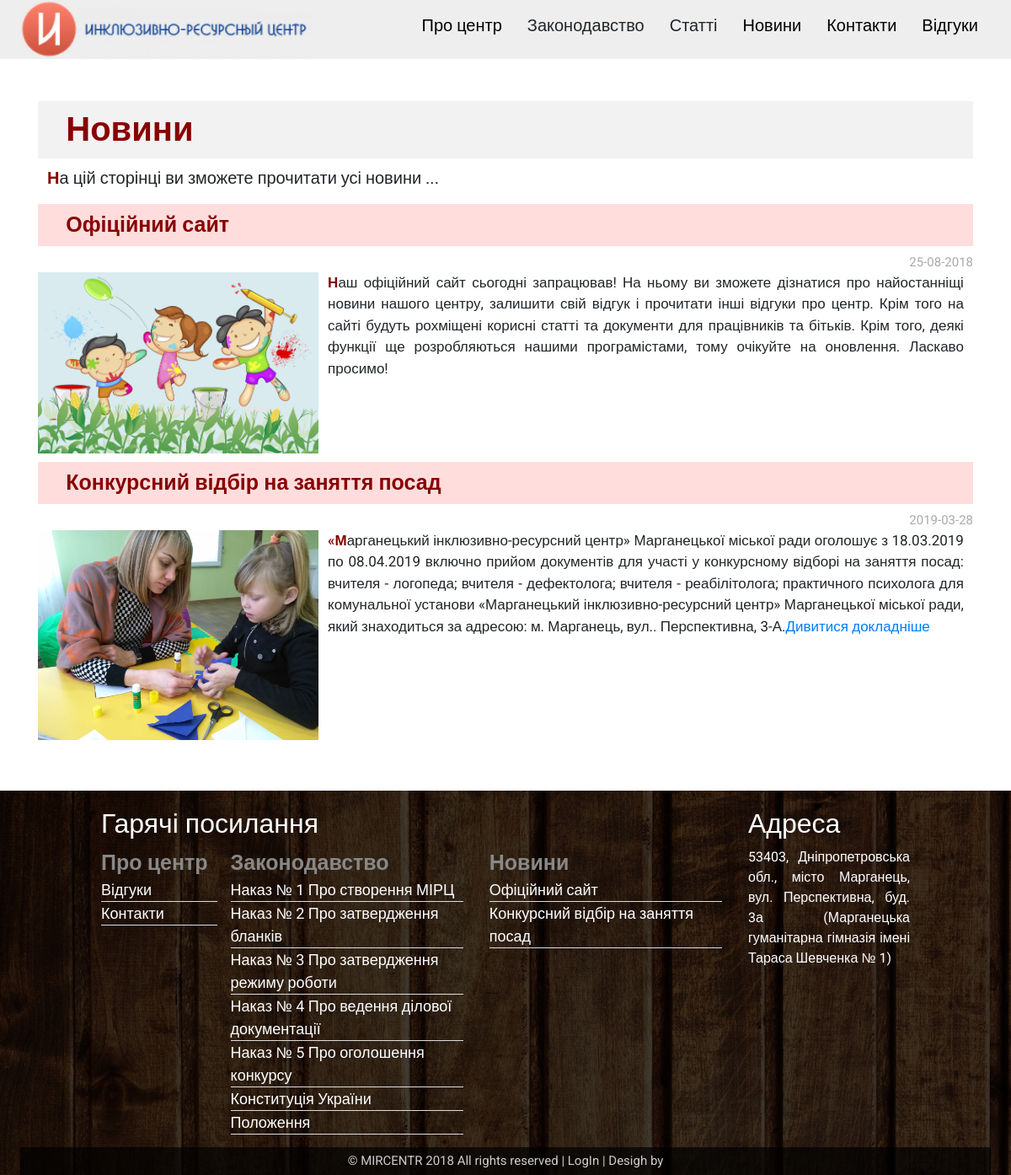
Page /news on the committed database.
### tables this page shows
CREATE TABLE `news` (
  `id` int(11) NOT NULL,
  `title` varchar(250) NOT NULL DEFAULT '',
  `content` text NOT NULL,
  `date` varchar(10) NOT NULL DEFAULT ''
);

CREATE TABLE `documents` (
  `id` int(11) NOT NULL,
  `title` varchar(250) NOT NULL DEFAULT '',
  `content` text NOT NULL
);

### engine/main/load.php (called while the page is built, shortened)
<?php
class Load {
	public function view($name, $vars = array()){
		$file = APPLICATION_DIR . 'views/' . $name . '.php';
		if(is_readable($file)){
			extract($vars);
	  		include($file);
	  		$content = ob_get_contents();
	  		return $content;
		}
		exit('Ошибка: Не удалось загрузить шаблон ' . $name . '!');
	}
}
?>

### application/controllers/common/footer.php (called while the page is built)
<?php
class footerController extends Controller {
	public function index() {
        $this->load->model('documents');
        $this->data['documents'] = $this->documentsModel->getDocuments();
        $this->load->model('news');
        $this->data['news'] = $this->newsModel->getNews();
        $this->load->model('contacts');
        $this->data['map'] = $this->contactsModel->getContacts(array('type' => 'map'))[0]['contact'];
        $this->data['js'] = $this->config->js;
		return $this->load->view('common/footer', $this->data);
	}
}
?>

### engine/main/action.php (called while the page is built, shortened)
<?php
class Action {
	private $registry;
	private $folder;
	private $controller;
	private $method;
	private $args;
	public function __construct($registry){
		$this->registry = $registry;
	}
	public function make($action) {
		$this->folder = null;
		$this->controller = null;
		$this->method = null;
		$this->args = null;
		$action = preg_replace("/[^\w\d\s\/]/", '', $action);
		$parts = explode('/', $action);
		$parts = array_filter($parts);
		foreach($parts as $item) {
			$fullpath = APPLICATION_DIR . 'controllers' . $this->folder . '/' . $item;
			if(is_dir($fullpath)) {
				$this->folder .= '/' . $item;
				array_shift($parts);
				continue;
			}
			elseif(is_file($fullpath . '.php')) {
				$this->controller = $item;
				array_shift($parts);
				break;
			} else break;
		}
		if(empty($this->controller)) {
			$this->controller = 'index';
		}
		if($c = array_shift($parts)) {
			$this->method = $c;
		} else {
			$this->method = 'index';
		}
	}
	public function go($commonEnable = false) {
		$controllerFile = APPLICATION_DIR . 'controllers/' . $this->folder . '/' . $this->controller . '.php';
		if($this->folder != "common" || $commonEnable == true) {
			if(is_readable($controllerFile)) {
				$controller = new $controllerClass($this->registry);
				if(is_callable(array($controller, $this->method))) {
					$this->method = $this->method;
				} else {
					$this->method = 'index';
				}
				if(empty($this->args)) {
					return call_user_func(array($controller, $this->method));
				} else {
					return call_user_func_array(array($controller, $this->method), $this->args);
				}
			}
		}
		exit('Ошибка: Не удалось загрузить контроллер ' . $this->controller . '!');
	}
}
?>

### engine/main/controller.php (called while the page is built, shortened)
<?php
abstract class Controller {
	public function getChild($child = array()) {
		foreach($child as $item) {
			$this->action->make($item);
            $this->data[basename($item)] = $this->action->go(true);
		}
	}
}
?>

### application/controllers/news/index.php (called while the page is built, shortened)
<?php
class indexController extends Controller {
	public function index() {
        $this->load->model('articles');
        $this->data['about'] = $this->articlesModel->getArticles(array('title' => 'news'))[0]['content'];
        $this->load->model('news');
        $this->data['news'] = $this->newsModel->getNews(array(), array('date' => 'DESC'));
		$this->getChild(array('common/header', 'common/footer'));
		return $this->load->view('news/index', $this->data);
	}
}
?>

### index.php (called while the page is built, shortened)
<?php
require_once(ENGINE_DIR . 'main/controller.php');
require_once(ENGINE_DIR . 'main/load.php');
require_once(ENGINE_DIR . 'main/action.php');
$registry = new Registry();
$config = new Config();
$registry->config = $config;
$request = new Request();
$registry->request = $request;
$session = new Session();
$registry->session = $session;
$response = new Response();
$registry->response = $response;
$document = new Document();
$registry->document = $document;
$db = new DB($config->db_type, $config->db_hostname, $config->db_port, $config->db_username, $config->db_password, $config->db_database);
$registry->db = $db;
$load = new Load($registry);
$registry->load = $load;
$action = new Action($registry);
if(isset($request->get['action'])) {
	$action->make($request->get['action']);
} else {
	$action->make('main/index');
}
$response->output($action->go());
?>

### engine/database/pdo.php (called while the page is built, shortened)
<?php
final class pdoDriver {
	private $pdo = null;
	public function __construct($hostname, $port, $username, $password, $database) {
        try{
            $dsn = "mysql:host={$hostname};port={$port};dbname={$database};charset=utf8";
            $this->pdo = new PDO($dsn, $username, $password);
            $this->pdo->setAttribute(PDO::ATTR_ERRMODE, PDO::ERRMODE_EXCEPTION);
            $this->pdo->query("SET NAMES 'utf8'");
            $this->pdo->query("SET CHARACTER SET utf8");
            $this->pdo->query("SET CHARACTER_SET_CONNECTION=utf8");
            $this->pdo->query("SET SQL_MODE = ''");
        }
        catch(PDOException $e){
            echo $e->getMessage();
        }
  	}
  	public function query($sql) {
        try{
            $rezult = $this->pdo->query($sql);
            $rezult->setFetchMode(PDO::FETCH_ASSOC);
            $rezultList = array();
        } catch(Exception $e) { echo "ERROR: ".$sql; }
        $i = 0;
        try{
            while($row = $rezult->fetch()){
                $rezultList[$i++] = $row;
            }
            return $rezultList;
        } catch(Exception $e) { }
  	}
}
?>

### engine/main/db.php (called while the page is built, shortened)
<?php
class DB {
	private $driver;
	public function __construct($driver, $hostname, $port, $username, $password, $database) {
		$this->driver = new $class($hostname, $port, $username, $password, $database);
	}
  	public function query($sql) {
		return $this->driver->query($sql);
  	}
}
?>

### application/models/documents.php (called while the page is built, shortened)
<?php
class documentsModel extends Model {
	public function getDocuments($data = array(), $sort = array(), $options = array()) {
		$sql = "SELECT * FROM `documents`";
		$query = $this->db->query($sql);
		return $query;
	}
}
?>

### application/controllers/common/header.php (called while the page is built, shortened)
<?php
class headerController extends Controller {
	public function index() {
        $this->load->model('articles');
        $this->data['articles'] = $this->articlesModel->getArticles(array('type' => 'article'));
        $this->load->model('documents');
        $this->data['documents'] = $this->documentsModel->getDocuments();
        $this->data['title'] = $this->config->title;
        $this->data['description'] = $this->config->description;
        $this->data['keywords'] = $this->config->keywords;
		$this->data['activesection'] = $this->document->getActiveSection();
		$this->data['activeitem'] = $this->document->getActiveItem();
        $this->data['css'] = $this->config->css;
        $this->data['ismain'] = $this->config->main;
		return $this->load->view('common/header', $this->data);
	}
}
?>

### application/models/news.php (called while the page is built, shortened)
<?php
class newsModel extends Model {
	public function getNews($data = array(), $sort = array(), $options = array()) {
		$sql = "SELECT * FROM `news`";
		if(!empty($sort)) {
			$sql .= " ORDER BY";
			foreach($sort as $key => $value) {
				$sql .= " $key " . $value;
			}
		}
		$query = $this->db->query($sql);
		return $query;
	}
}
?>

### application/views/news/index.php (the view, shortened to what this page needs)
<?php echo $header ?>
            <div class="article">
                <h1>Новини</h1>
                <p><?php echo $about; ?></p>
            </div>
            <div class="article">
                <?php foreach($news as $new): ?>
                <div class="new">
                    <h3><?php echo $new['title']; ?></h3>
                    <div class="date"><?php echo $new['date']; ?></div>
                    <img src="/application/public/img/news/<?php echo $new['id']; ?>.PNG" alt="<?php echo $new['title']; ?>">
                    <p><?php echo $new['content']; ?></p>
                </div>
                <?php endforeach; ?>
            </div>
<?php echo $footer ?>

### application/views/common/footer.php (shortened to what this page needs)
        </content>
    </div>
    <footer>
        <div class="links">
            <h2>Гарячі посилання</h2>
            <ul style="width:20%;">
                <li><a href="/">Про центр</a></li>
                <li><a href="comments">Відгуки</a></li>
                <li><a href="contacts">Контакти</a></li>
            </ul>
            <ul>
                <li><a>Законодавство</a></li>
                <?php foreach($documents as $document): ?>
                <li><a href="document/show/<?php echo $document['id']; ?>"><?php echo $document['title']; ?></a></li>
                <?php endforeach; ?>
            </ul>
            <ul>
                <li><a href="news">Новини</a></li>
                <?php foreach($news as $new): ?>
                <li><a href="news#<?php echo $new['id']; ?>"><?php echo $new['title']; ?></a></li>
                <?php endforeach; ?>
            </ul>
        </div>
        <div class="contact">
            <h2>Адреса</h2>
            <p><?php echo $map; ?></p>
        </div>
        <div class="copyright">© MIRCENTR 2018 All rights reserved | <a href="admin">LogIn</a> | <a href="/">Desigh by</a></div>
    </footer>
</body>
</html>

### application/public/css/all.css (style rules this page uses)
* { font-family: 'Roboto', sans-serif; }
body { overflow-x: hidden; }
header, footer, content { float: left; width: 100%; }
header, footer { min-height: 50px; }
content .article p { font-size: 20px; text-align: justify; padding: 0px 1%; }
content .article p::first-letter { color: #800; font-weight: 600; }
content .article img { margin: 10px 20%; }
content .article h1, content .article h2, content .article h3 { color: #800; padding: 10px 3%; width: 100%; background-color: #f2f2f2; font-weight: 600; }
content .article h1 { font-size: 40px; }
content .article h3 { font-size: 25px; }
footer { background-image: url(/application/public/img/background.png); background-repeat: no-repeat; background-size: cover; color: #fff; padding: 20px 10% 0px 10%; }
footer .links, footer .contact { float: left; height: inherit; }
footer .links { width: 80%; }
footer .contact { width: 20%; text-align: justify; }
footer .links ul { width: 40%; margin: 0px; padding: 0px; float: left; }
footer .links a { display: block; }
footer .links ul li { list-style: none; width: 90%; }
footer .links ul li a { color: #fff; font-size: 18px; border-bottom: 1px solid #ddd; transition: all .2s; }
footer .links ul li:first-child a { border-bottom: none; font-size: 25px; padding: 0px; font-weight: 600; color: #888; transition: all .2s; }
.copyright { width: 120%; background-color: rgba(0, 0, 0, 0.7); color: #ccc; text-align: center; padding: 5px; font-size: 15px; margin-top: 15px; margin-left: -10%; }
.copyright a { color: #ccc; }

### application/public/css/news.css (style rules this page uses)
.new { margin: 10px 0px; }
.new h3 { background-color: #fdd !important; }
.new .date, .new a.more { text-align: right; font-size: 15px; }
.new .date { color: #aaa; }
.new img, .new p { float: left; }
.new img { width: 30% !important; margin: 0px !important; }
.new p { width: 70% !important; font-size: 17px !important; }

### rows in the picture
news: title "Офіційний сайт", date "25-08-2018", shows a picture, content "Наш офіційний сайт сьогодні запрацював! На ньому ви зможете дізнатися про найостанніщі новини нашого центру, залишити свій відгук і прочитати інші відгуки про центр. Крім того на сайті будуть рохміщені корисні статті та документи для працівників та бітьків. Крім того, деякі функції ще розробляються нашими програмістами, тому очікуйте на оновлення. Ласкаво просимо!"
news: title "Конкурсний відбір на заняття посад", date "2019-03-28", shows a picture, content "«Марганецький інклюзивно-ресурсний центр» Марганецької міської ради оголошує з 18.03.2019 по 08.04.2019 включно прийом документів для участі у конкурсному відборі на заняття посад: вчителя - логопеда; вчителя - дефектолога; вчителя - реабілітолога; практичного психолога для комунальної установи «Марганецький інклюзивно-ресурсний центр» Марганецької міської ради, який знаходиться за адресою: м. Марганець, вул.. Перспективна, 3-А. Дивитися докладніше"
documents: title "Наказ № 1 Про створення МІРЦ"
documents: title "Наказ № 2 Про затвердження бланків"
documents: title "Наказ № 3 Про затвердження режиму роботи"
documents: title "Наказ № 4 Про ведення ділової документації"
documents: title "Наказ № 5 Про оголошення конкурсу"
documents: title "Конституція України"
documents: title "Положення"

### other values in the picture
$about "На цій сторінці ви зможете прочитати усі новини ..."
$map "53403, Дніпропетровська обл., місто Марганець, вул. Перспективна, буд. 3а (Марганецька гуманітарна гімназія імені Тараса Шевченка № 1)"
